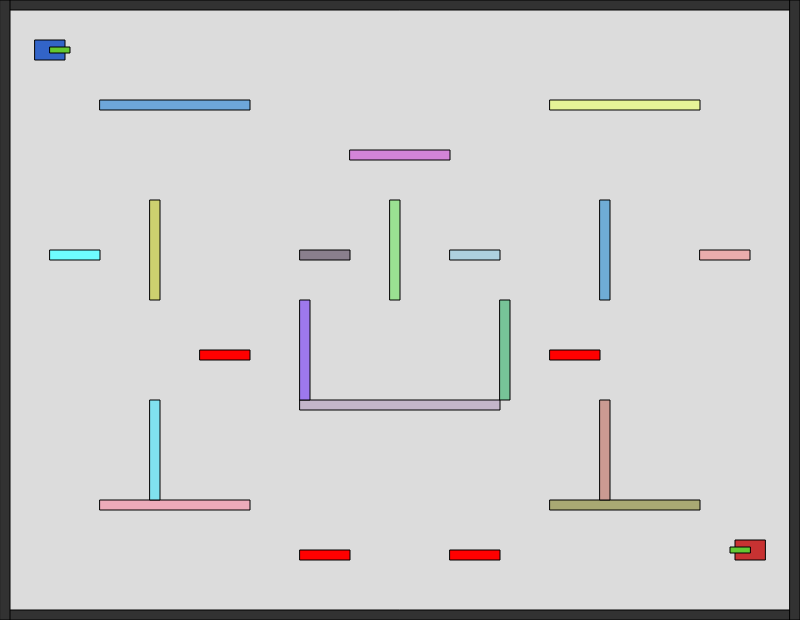
Frame 1 (no input)
Frame 60 (no input): identical to frame 1, image omitted
Frame 120 (the mouse pressed at the canvas centre since frame 60): identical to frame 1, image omitted

The p5.js sketch that drew this single still picture (run headless with seeded random() and noise() and a simulated clock; from frame 60 on, the mouse is pressed at the canvas centre):

// p5.js sketch
// ── sketch.js
let tankspeed = 2;
let tank1 = {
  x: 50,
  y: 50,
  angle: 0,
  bullets: [],
  alive: true,
  controls: { up: 'W', down: 'S', left: 'A', right: 'D', shoot: ' ' }
};


let tank2 = {
  x: 750,
  y: 550,
  angle: Math.PI,
  bullets: [],
  alive: true,
  controls: {}
};

let gameOver = false;


let walls = [];

function setup() {
  createCanvas(800, 620);


  tank2.controls.up = UP_ARROW;
  tank2.controls.down = DOWN_ARROW;
  tank2.controls.left = LEFT_ARROW;
  tank2.controls.right = RIGHT_ARROW;
  tank2.controls.shoot = ENTER;

  generateWalls();
}


function draw() {
  background(220);

if (gameOver) {
    displayGameOverScreen();
    return; 
  }
  
  if (tank1.alive) {
    updateTank(tank1);
    drawTank(tank1.x, tank1.y, tank1.angle, color(50, 100, 200));
  }


  if (tank2.alive) {
    updateTank(tank2);
    drawTank(tank2.x, tank2.y, tank2.angle, color(200, 50, 50));
  }

 
  checkBulletHitTank(tank1, tank2);
  checkBulletHitTank(tank2, tank1);


  for (let wall of walls) {
    if (wall.alive) { 
      wall.display();
    }
  }
}

function checkBulletHitTank(tank, otherTank) {
  for (let i = 0; i < tank.bullets.length; i++) {
    let bullet = tank.bullets[i];
    
    if (dist(bullet.x, bullet.y, tank1.x, tank1.y) < 15 && tank1.alive) {
      tank1.alive = false;
      gameOver = true;
      console.log("Tank 1 is hit!");
    }
    
    if (dist(bullet.x, bullet.y, tank2.x, tank2.y) < 15 && tank2.alive) {
      tank2.alive = false;
      gameOver = true;
      console.log("Tank 2 is hit!");
    }
  }
}

function displayGameOverScreen() {
  fill(0, 0, 0, 150); 
  rect(0, 0, width, height);

  fill(255);
  textSize(40);
  textAlign(CENTER, CENTER);
  text("game over", width / 2, height / 3);
  textSize(20);
 
}


function updateTank(tank) {
  let nextX = tank.x;
  let nextY = tank.y;


  if (keyIsDown(keyCodeFromString(tank.controls.up))) {
    nextX += tankspeed * cos(tank.angle);
    nextY += tankspeed * sin(tank.angle);
  }
  if (keyIsDown(keyCodeFromString(tank.controls.down))) {
    nextX -= 2 * cos(tank.angle);
    nextY -= 2 * sin(tank.angle);
  }
  if (keyIsDown(keyCodeFromString(tank.controls.left))) {
    tank.angle -= 0.05;
  }
  if (keyIsDown(keyCodeFromString(tank.controls.right))) {
    tank.angle += 0.05;
  }

 
  if (!checkTankCollision(nextX, nextY)) {
    tank.x = nextX;
    tank.y = nextY;
  }

  for (let i = tank.bullets.length - 1; i >= 0; i--) {
    tank.bullets[i].update();

    
    if (tank.bullets[i].lifetime <= 0) {
      tank.bullets.splice(i, 1);
      continue;
    }

   
    let bounceResult = checkBulletCollision(tank.bullets[i]);
    if (bounceResult) {
      if (bounceResult === "horizontal") {
        tank.bullets[i].angle = -tank.bullets[i].angle;
      } else if (bounceResult === "vertical") {
        tank.bullets[i].angle = Math.PI - tank.bullets[i].angle;
      }
    }

    tank.bullets[i].display();
  }
}


function drawTank(x, y, angle, tankColor) {
  push();
  translate(x, y);
  rotate(angle);
  fill(tankColor);
  rect(-15, -10, 30, 20); 
  fill(100, 200, 50);
  rect(0, -3, 20, 6); 
  pop();
}


function generateWalls() {
  walls = [];


  walls.push(new Wall(0, 0, width, 10, Infinity, color(50, 50, 50))); 
  walls.push(new Wall(0, height - 10, width, 10, Infinity, color(50, 50, 50))); 
  walls.push(new Wall(0, 0, 10, height, Infinity, color(50, 50, 50))); 
  walls.push(new Wall(width - 10, 0, 10, height, Infinity, color(50, 50, 50))); 
  walls.push(new Wall(350, 150, 100, 10, Infinity, randomColor())); 
  walls.push(new Wall(390, 200, 10, 100, Infinity, randomColor())); 
  walls.push(new Wall(300, 250, 50, 10, Infinity, randomColor())); 
  walls.push(new Wall(450, 250, 50, 10, Infinity, randomColor())); 

  walls.push(new Wall(100, 100, 150, 10, Infinity, randomColor()));
  walls.push(new Wall(150, 200, 10, 100, Infinity, randomColor())); 
  walls.push(new Wall(550, 100, 150, 10, Infinity, randomColor())); 
  walls.push(new Wall(600, 200, 10, 100, Infinity, randomColor())); 

  walls.push(new Wall(100, 500, 150, 10, Infinity, randomColor())); 
  walls.push(new Wall(150, 400, 10, 100, Infinity, randomColor())); 
  walls.push(new Wall(550, 500, 150, 10, Infinity, randomColor())); 
  walls.push(new Wall(600, 400, 10, 100, Infinity, randomColor())); 


  walls.push(new Wall(300, 400, 200, 10, Infinity, randomColor())); 
  walls.push(new Wall(300, 300, 10, 100, Infinity, randomColor())); 
  walls.push(new Wall(500, 300, 10, 100, Infinity, randomColor())); 

  walls.push(new Wall(200, 350, 50, 10, 5, color(255, 0, 0))); 
  walls.push(new Wall(550, 350, 50, 10, 5, color(255, 0, 0))); 
  walls.push(new Wall(300, 550, 50, 10, 5, color(255, 0, 0))); 
  walls.push(new Wall(450, 550, 50, 10, 5, color(255, 0, 0))); 

  walls.push(new Wall(50, 250, 50, 10, Infinity, randomColor())); 
  walls.push(new Wall(700, 250, 50, 10, Infinity, randomColor())); 
}


class Wall {
  constructor(x, y, w, h, health = 5, wallColor = color(100)) {
    this.x = x;
    this.y = y;
    this.w = w;
    this.h = h;
    this.health = health;
    this.alive = true;
    this.wallColor = wallColor; 
  }

  display() {
    if (this.alive) {
      fill(this.wallColor);
      rect(this.x, this.y, this.w, this.h);
    }
  }

  hit() {
    this.health--;
    if (this.health <= 0) {
      this.alive = false;
    }
  }
}

function randomColor() {
  return color(random(100, 255), random(100, 255), random(100, 255));
}


class Bullet {
  constructor(x, y, angle) {
    this.x = x + 20 * cos(angle);
    this.y = y + 20 * sin(angle);
    this.angle = angle;
    this.speed = 5;
    this.lifetime = 300; 
  }

  update() {
    this.x += this.speed * cos(this.angle);
    this.y += this.speed * sin(this.angle);
    this.lifetime--;
  }

  display() {
    fill(255, 0, 0);
    ellipse(this.x, this.y, 5, 5);
  }
}


function checkTankCollision(x, y) {
  for (let wall of walls) {
    if (wall.alive && rectCircleCollision(x, y, 15, 10, wall.x, wall.y, wall.w, wall.h)) {
      return true;
    }
  }
  return false;
}

function checkBulletCollision(bullet) {
  for (let wall of walls) {
    if (wall.alive && bullet.x > wall.x && bullet.x < wall.x + wall.w &&
        bullet.y > wall.y && bullet.y < wall.y + wall.h) {
      
      wall.hit(); 

      let left = abs(bullet.x - wall.x);
      let right = abs(bullet.x - (wall.x + wall.w));
      let top = abs(bullet.y - wall.y);
      let bottom = abs(bullet.y - (wall.y + wall.h));

      let minDist = min(left, right, top, bottom);

      if (minDist === left || minDist === right) {
        return "vertical";
      } else {
        return "horizontal";
      }
    }
  }
  return false;
}

function rectCircleCollision(cx, cy, halfWidth, halfHeight, rx, ry, rw, rh) {
  let closestX = constrain(cx, rx, rx + rw);
  let closestY = constrain(cy, ry, ry + rh);

  let distanceX = cx - closestX;
  let distanceY = cy - closestY;

  return (distanceX * distanceX + distanceY * distanceY) < (halfWidth * halfWidth);
}

function keyCodeFromString(key) {
  if (typeof key === 'number') return key;
  return key.toUpperCase().charCodeAt(0);
}

function keyPressed() {
  if (key === tank1.controls.shoot) {
    tank1.bullets.push(new Bullet(tank1.x, tank1.y, tank1.angle));
  } else if (keyCode === tank2.controls.shoot) {
    tank2.bullets.push(new Bullet(tank2.x, tank2.y, tank2.angle));
  }
}
